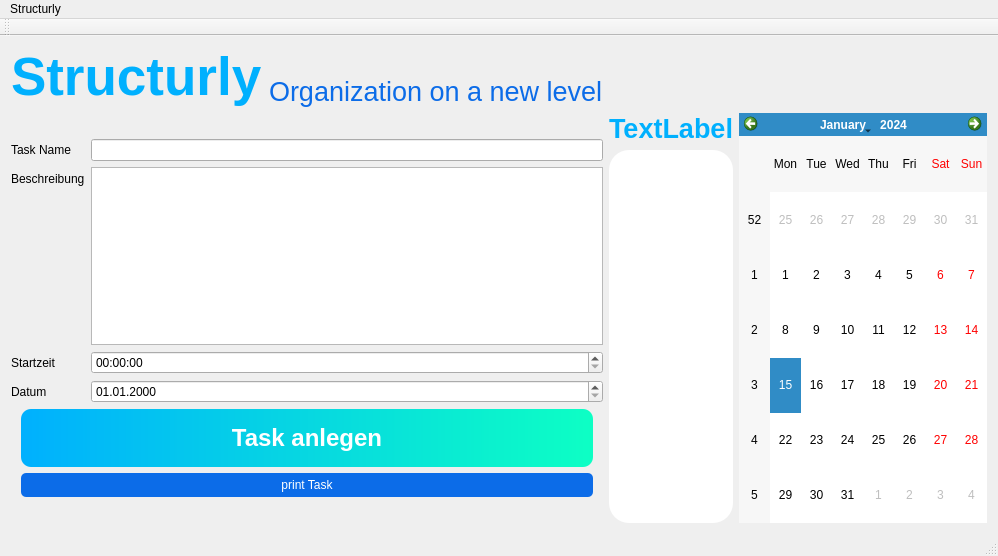
<?xml version="1.0" encoding="UTF-8"?>
<ui version="4.0">
 <class>MainWindow</class>
 <widget class="QMainWindow" name="MainWindow">
  <property name="geometry">
   <rect>
    <x>0</x>
    <y>0</y>
    <width>888</width>
    <height>556</height>
   </rect>
  </property>
  <property name="sizePolicy">
   <sizepolicy hsizetype="Expanding" vsizetype="Expanding">
    <horstretch>0</horstretch>
    <verstretch>0</verstretch>
   </sizepolicy>
  </property>
  <property name="windowTitle">
   <string>MainWindow</string>
  </property>
  <property name="styleSheet">
   <string notr="true"/>
  </property>
  <widget class="QWidget" name="centralWidget">
   <layout class="QGridLayout" name="gridLayout">
    <item row="1" column="3">
     <layout class="QVBoxLayout" name="verticalLayout_3">
      <item>
       <widget class="QLabel" name="timeline_label">
        <property name="font">
         <font>
          <pointsize>20</pointsize>
          <weight>75</weight>
          <bold>true</bold>
         </font>
        </property>
        <property name="styleSheet">
         <string notr="true">color: rgba(0,176,254, 255);
</string>
        </property>
        <property name="text">
         <string>TextLabel</string>
        </property>
        <property name="alignment">
         <set>Qt::AlignCenter</set>
        </property>
       </widget>
      </item>
      <item>
       <widget class="QScrollArea" name="timeline_area">
        <property name="styleSheet">
         <string notr="true">border: none;
padding: 20px;
background-color: white;
border-radius: 20px;
</string>
        </property>
        <property name="widgetResizable">
         <bool>true</bool>
        </property>
        <widget class="QWidget" name="scroll_area_content">
         <property name="geometry">
          <rect>
           <x>0</x>
           <y>0</y>
           <width>156</width>
           <height>349</height>
          </rect>
         </property>
        </widget>
       </widget>
      </item>
     </layout>
    </item>
    <item row="1" column="2">
     <layout class="QVBoxLayout" name="createTask_area">
      <item>
       <spacer name="verticalSpacer_2">
        <property name="orientation">
         <enum>Qt::Vertical</enum>
        </property>
        <property name="sizeHint" stdset="0">
         <size>
          <width>20</width>
          <height>40</height>
         </size>
        </property>
       </spacer>
      </item>
      <item>
       <layout class="QFormLayout" name="formLayout">
        <property name="sizeConstraint">
         <enum>QLayout::SetMaximumSize</enum>
        </property>
        <property name="formAlignment">
         <set>Qt::AlignJustify|Qt::AlignTop</set>
        </property>
        <item row="0" column="0">
         <widget class="QLabel" name="name_label">
          <property name="styleSheet">
           <string notr="true"/>
          </property>
          <property name="text">
           <string>Task Name</string>
          </property>
         </widget>
        </item>
        <item row="0" column="1">
         <widget class="QLineEdit" name="name_edit"/>
        </item>
        <item row="1" column="0">
         <widget class="QLabel" name="description_label">
          <property name="text">
           <string>Beschreibung</string>
          </property>
         </widget>
        </item>
        <item row="1" column="1">
         <widget class="QTextEdit" name="description_edit">
          <property name="sizePolicy">
           <sizepolicy hsizetype="Preferred" vsizetype="Expanding">
            <horstretch>0</horstretch>
            <verstretch>0</verstretch>
           </sizepolicy>
          </property>
         </widget>
        </item>
        <item row="2" column="0">
         <widget class="QLabel" name="time_label">
          <property name="text">
           <string>Startzeit</string>
          </property>
         </widget>
        </item>
        <item row="2" column="1">
         <widget class="QTimeEdit" name="time_edit"/>
        </item>
        <item row="3" column="0">
         <widget class="QLabel" name="date_label">
          <property name="text">
           <string>Datum</string>
          </property>
         </widget>
        </item>
        <item row="3" column="1">
         <widget class="QDateEdit" name="date_edit">
          <property name="displayFormat">
           <string>dd.MM.yyyy</string>
          </property>
         </widget>
        </item>
       </layout>
      </item>
      <item>
       <widget class="QPushButton" name="create_task_button">
        <property name="font">
         <font>
          <pointsize>18</pointsize>
          <weight>75</weight>
          <bold>true</bold>
         </font>
        </property>
        <property name="styleSheet">
         <string notr="true">background-color: qlineargradient(spread:pad, x1:0, y1:0, x2:1, y2:0, stop:0 rgba(0,176,254, 255), stop:1 rgba(13,255,196 255));
padding: 15px;
border-radius: 10px;
margin: 0 10px;
color: white;</string>
        </property>
        <property name="text">
         <string>Task anlegen</string>
        </property>
       </widget>
      </item>
      <item>
       <widget class="QPushButton" name="print_task">
        <property name="styleSheet">
         <string notr="true">margin: 0 10px;
padding: 5px;
background-color: #0C6CE8;
color: white; 
border-radius: 5px;</string>
        </property>
        <property name="text">
         <string>print Task</string>
        </property>
       </widget>
      </item>
      <item>
       <spacer name="verticalSpacer">
        <property name="orientation">
         <enum>Qt::Vertical</enum>
        </property>
        <property name="sizeHint" stdset="0">
         <size>
          <width>20</width>
          <height>40</height>
         </size>
        </property>
       </spacer>
      </item>
     </layout>
    </item>
    <item row="0" column="2">
     <layout class="QHBoxLayout" name="horizontalLayout_2">
      <item>
       <widget class="QLabel" name="titel_label">
        <property name="sizePolicy">
         <sizepolicy hsizetype="Fixed" vsizetype="Preferred">
          <horstretch>0</horstretch>
          <verstretch>0</verstretch>
         </sizepolicy>
        </property>
        <property name="font">
         <font>
          <pointsize>40</pointsize>
          <weight>75</weight>
          <bold>true</bold>
         </font>
        </property>
        <property name="styleSheet">
         <string notr="true">color: rgba(0,176,254, 255);
</string>
        </property>
        <property name="text">
         <string>Structurly</string>
        </property>
       </widget>
      </item>
      <item>
       <widget class="QLabel" name="subtittel_label">
        <property name="font">
         <font>
          <pointsize>20</pointsize>
         </font>
        </property>
        <property name="styleSheet">
         <string notr="true">color: #0C6CE8;</string>
        </property>
        <property name="text">
         <string>Organization on a new level</string>
        </property>
        <property name="alignment">
         <set>Qt::AlignBottom|Qt::AlignLeading|Qt::AlignLeft</set>
        </property>
       </widget>
      </item>
     </layout>
    </item>
    <item row="1" column="4">
     <widget class="QCalendarWidget" name="calendarWidget">
      <property name="styleSheet">
       <string notr="true"/>
      </property>
     </widget>
    </item>
   </layout>
  </widget>
  <widget class="QMenuBar" name="menuBar">
   <property name="geometry">
    <rect>
     <x>0</x>
     <y>0</y>
     <width>888</width>
     <height>22</height>
    </rect>
   </property>
   <widget class="QMenu" name="menuStructurly">
    <property name="title">
     <string>Structurly</string>
    </property>
   </widget>
   <addaction name="menuStructurly"/>
  </widget>
  <widget class="QToolBar" name="mainToolBar">
   <attribute name="toolBarArea">
    <enum>TopToolBarArea</enum>
   </attribute>
   <attribute name="toolBarBreak">
    <bool>false</bool>
   </attribute>
  </widget>
  <widget class="QStatusBar" name="statusBar"/>
 </widget>
 <layoutdefault spacing="6" margin="11"/>
 <resources/>
 <connections/>
</ui>
